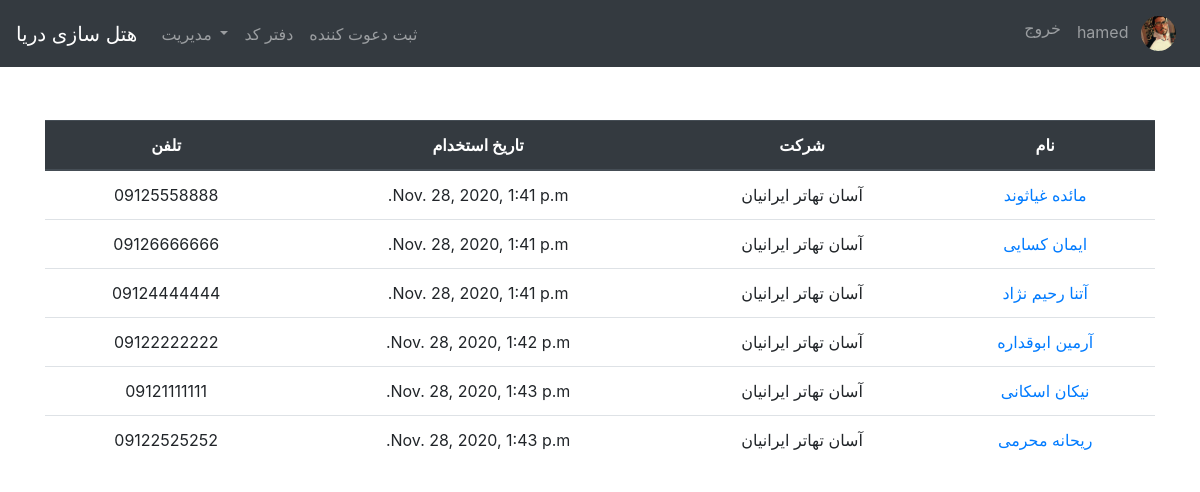
The app's page / (signed in) with its own data.
### users/models.py (models this page shows, shortened)
class Profile(models.Model):
    user = models.OneToOneField(User, on_delete=models.CASCADE)
    image = models.ImageField(default='default.jpg', upload_to='profile_pics')

### inviters/models.py (models this page shows, shortened)
class Inviter(models.Model):
    first_name = models.CharField(max_length=100)
    last_name = models.CharField(max_length=100)
    date_of_hired = models.DateTimeField(default=timezone.now)
    date_of_fired = models.DateTimeField(null=True, blank=True)
    date_of_start_esurance = models.DateTimeField(null=True, blank=True)
    date_of_end_esurance = models.DateTimeField(null=True, blank=True)
    is_fired = models.BooleanField(default=False)
    phone_num = models.CharField(max_length=11, unique=True)
    company = models.ForeignKey(Company, on_delete=models.PROTECT)
    user = models.ForeignKey(User, on_delete=models.PROTECT)

class Company(models.Model):
    company_name = models.CharField(max_length=400, unique=True)
    def __str__(self):
        return self.company_name

### inviters/views.py (the view)
# urls.py: path('', InviterListView.as_view(), name="inviter_list"),
class InviterListView(LoginRequiredMixin, ListView):
    model = Inviter

### inviters/templates/inviters/inviter_list.html
{% extends 'base.html' %}
{% block content %}
    {% if object_list %}
        <table class="table" dir="rtl">
            <thead class="thead-dark">
            <tr>
                <th scope="col">
                    <center>نام</center>
                </th>
                <th scope="col">
                    <center>شرکت</center>
                </th>
                <th scope="col">
                    <center>تاریخ استخدام</center>
                </th>
                <th scope="col">
                    <center>تلفن</center>
                </th>
            </tr>
            </thead>
            <tbody>
            {% for detail in object_list %}
                <tr>
                    <td>
                        <a href="{% url 'inviter_detail' detail.id %}">
                            <center>{{ detail.first_name }} {{ detail.last_name }}</center>
                        </a>
                    </td>
                    <td>
                        <center>{{ detail.company }}</center>
                    </td>
                    <td>
                        <center>{{ detail.date_of_hired }}</center>
                    </td>
                    <td>
                        <center>{{ detail.phone_num }}</center>
                    </td>
                </tr>
            {% endfor %}
            </tbody>
        </table>
    {% else %}
        <p class="alert alert-secondary">دعوت کننده ای وجود ندارد</p>
    {% endif %}
    </div>
{% endblock %}

### inviters/templates/base.html (shortened to what this page needs)
<!doctype html>
<html lang="en">
<head>
    <link rel="stylesheet" href="https://cdn.jsdelivr.net/npm/bootstrap@4.5.3/dist/css/bootstrap.min.css"
>
</head>
<body>
<nav class="navbar navbar-expand-lg navbar-dark bg-dark fixed-top">
    <a class="navbar-brand" href="/">هتل سازی دریا</a>
    <div class="collapse navbar-collapse" id="navbarNav">
        {% if user.is_authenticated %}
            <ul class="navbar-nav mr-auto">
                {% if user.is_superuser %}
                    <li class="nav-item dropdown">
                        <a class="nav-link dropdown-toggle" href="#" id="navbarDropdown" role="button"
                           data-toggle="dropdown" aria-haspopup="true" aria-expanded="false">
                            مدیریت
                        </a>
                    </li>
                {% endif %}
                <li class="nav-item">
                    <a class="nav-link" href="{% url 'daftarcode' %}">دفتر کد</a>
                </li>
                <li class="nav-item">
                    <a class="nav-link" href="{% url 'inviter_new' %}">ثبت دعوت کننده</a>
                </li>
            </ul>
        {% endif %}
        <ul class="navbar-nav ml-auto">
            {% if user.is_authenticated %}
                <li class="nav-item">
                    <a class="nav-link" href="{% url 'logout' %}">خروج</a>
                </li>
                <li class="nav-item">
                    <a class="nav-link" href="{% url 'profile' %}">
                        {{ user.username }}
                        <img class="rounded-circle z-depth-0 ml-2"
                             alt="avatar image"
                             height="35"
                             src="{{ user.profile.image.url }}">
                    </a>
                </li>
            {% else %}
                <li class="nav-item">
                    <a class="nav-link" href="{% url 'login' %}">ورود</a>
                </li>
            {% endif %}
        </ul>
    </div>
</nav>
<br><br><br><br>
<main role="main" class="container mb-4">
    <div class="row mt-4">
        <div class="col-md-12">
            {% block content %}
            {% endblock %}
        </div>
</main>
</body>
</html>

### records on screen
Inviter: first_name "مائده", last_name "غیاثوند", company "آسان تهاتر ایرانیان", date_of_hired "Nov. 28, 2020, 1:41 p.m.", phone_num "09125558888"
Inviter: first_name "ایمان", last_name "کسایی", company "آسان تهاتر ایرانیان", date_of_hired "Nov. 28, 2020, 1:41 p.m.", phone_num "09126666666"
Inviter: first_name "آتنا", last_name "رحیم نژاد", company "آسان تهاتر ایرانیان", date_of_hired "Nov. 28, 2020, 1:41 p.m.", phone_num "09124444444"
Inviter: first_name "آرمین", last_name "ابوقداره", company "آسان تهاتر ایرانیان", date_of_hired "Nov. 28, 2020, 1:42 p.m.", phone_num "09122222222"
Inviter: first_name "نیکان", last_name "اسکانی", company "آسان تهاتر ایرانیان", date_of_hired "Nov. 28, 2020, 1:43 p.m.", phone_num "09121111111"
Inviter: first_name "ریحانه", last_name "محرمی", company "آسان تهاتر ایرانیان", date_of_hired "Nov. 28, 2020, 1:43 p.m.", phone_num "09122525252"

### other values on screen
{{ user.username }} "hamed"
